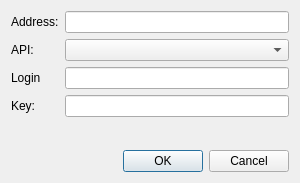
<?xml version="1.0" encoding="UTF-8"?>
<ui version="4.0">
 <class>SourceAddEditView</class>
 <widget class="QDialog" name="SourceAddEditView">
  <property name="geometry">
   <rect>
    <x>0</x>
    <y>0</y>
    <width>300</width>
    <height>183</height>
   </rect>
  </property>
  <property name="windowTitle">
   <string>New source</string>
  </property>
  <layout class="QGridLayout" name="gridLayout">
   <item row="1" column="0">
    <widget class="QLabel" name="label_api">
     <property name="text">
      <string>API:</string>
     </property>
    </widget>
   </item>
   <item row="3" column="1">
    <widget class="QLineEdit" name="edit_key"/>
   </item>
   <item row="0" column="0">
    <widget class="QLabel" name="label_address">
     <property name="text">
      <string>Address:</string>
     </property>
    </widget>
   </item>
   <item row="1" column="1">
    <widget class="QComboBox" name="combo_box_api"/>
   </item>
   <item row="3" column="0">
    <widget class="QLabel" name="label_key">
     <property name="text">
      <string>Key:</string>
     </property>
    </widget>
   </item>
   <item row="0" column="1">
    <widget class="QLineEdit" name="edit_address"/>
   </item>
   <item row="5" column="0" colspan="2">
    <widget class="QDialogButtonBox" name="button_box">
     <property name="orientation">
      <enum>Qt::Horizontal</enum>
     </property>
     <property name="standardButtons">
      <set>QDialogButtonBox::Cancel|QDialogButtonBox::Ok</set>
     </property>
    </widget>
   </item>
   <item row="4" column="0">
    <spacer name="spacer">
     <property name="orientation">
      <enum>Qt::Vertical</enum>
     </property>
     <property name="sizeHint" stdset="0">
      <size>
       <width>20</width>
       <height>40</height>
      </size>
     </property>
    </spacer>
   </item>
   <item row="2" column="0">
    <widget class="QLabel" name="label_login">
     <property name="text">
      <string>Login</string>
     </property>
    </widget>
   </item>
   <item row="2" column="1">
    <widget class="QLineEdit" name="edit_login"/>
   </item>
  </layout>
 </widget>
 <resources/>
 <connections>
  <connection>
   <sender>button_box</sender>
   <signal>accepted()</signal>
   <receiver>SourceAddEditView</receiver>
   <slot>accept()</slot>
   <hints>
    <hint type="sourcelabel">
     <x>248</x>
     <y>254</y>
    </hint>
    <hint type="destinationlabel">
     <x>157</x>
     <y>274</y>
    </hint>
   </hints>
  </connection>
  <connection>
   <sender>button_box</sender>
   <signal>rejected()</signal>
   <receiver>SourceAddEditView</receiver>
   <slot>reject()</slot>
   <hints>
    <hint type="sourcelabel">
     <x>316</x>
     <y>260</y>
    </hint>
    <hint type="destinationlabel">
     <x>286</x>
     <y>274</y>
    </hint>
   </hints>
  </connection>
 </connections>
</ui>
